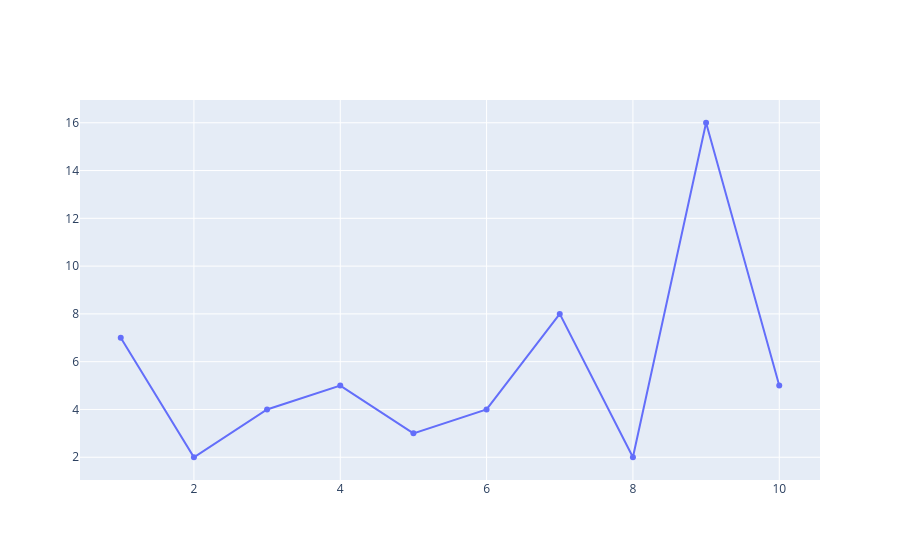

Here is the notebook cell this chart was saved with:
### Code cell
fig = go.Figure(go.Scatter(x=x,y=y))
fig.show()

### Figure 1 — Plotly figure (JSON) as saved in the notebook; plotly's stock layout.template omitted (floating-point values rounded to 4 significant figures)
{"data": [{"type": "scatter", "x": [1, 2, 3, 4, 5, 6, 7, 8, 9, 10], "y": [7, 2, 4, 5, 3, 4, 8, 2, 16, 5]}], "layout": {}}
